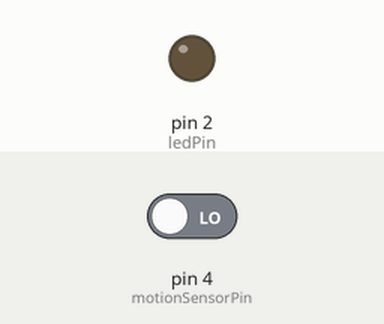
This sketch was run on a simulated Arduino Uno, built with avr-gcc and run on an emulated ATmega328P. Parts: output pins drawn as LEDs (lit = HIGH). The test bench sets the inputs (shaded band); at power-on: pin 4 (motionSensorPin) LOW.

Above: at 1.2 s.
1.3 s: pin 4 (motionSensorPin) driven HIGH
At 2.0 s:
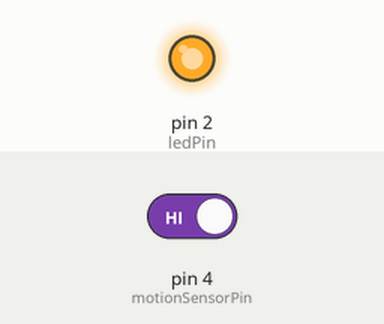
Timing chart, 0 to 4.3 s (numbered marks = the images above; inputs shaded):
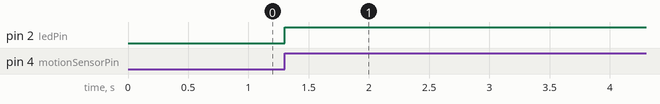

The sketch:

motion-sensor-led-control.ino
```cpp
 /* Code written by Adrien Louvrier, 26/12/2020
  *
  * Objective : turn on a ledPin thanks to a motion sensor
  * Card used : Arduino Uno
  *
  * Electronic Circuit :
  *
  * input :
  * - motion sensor (out -> A0, Vcc -> 3V, grd -> grd)
  *
  * output :
  *  - led with 330 Ohms connected to pin 2 and grd
  */

#define ledPin 2 // led pin
#define motionSensorPin 4 // motion sensor pin

void setup() {
  pinMode(motionSensorPin, INPUT);
  pinMode(ledPin, OUTPUT);
}

void loop() {
  // Reading the motion sensor pin
  int motionSensValue = digitalRead(motionSensorPin);

  // Turn on the led if there are movements
  if (motionSensValue){
    digitalWrite(ledPin, HIGH);
    delay(5000); // Let the led on for 5 seconds minimum
  }
  // Turn off the led if there isn't any movement
  else {
    digitalWrite(ledPin, LOW);
  }
}
```

Measured:
- after the input at 1.3 s, pin 2 (ledPin): LOW → HIGH at once
